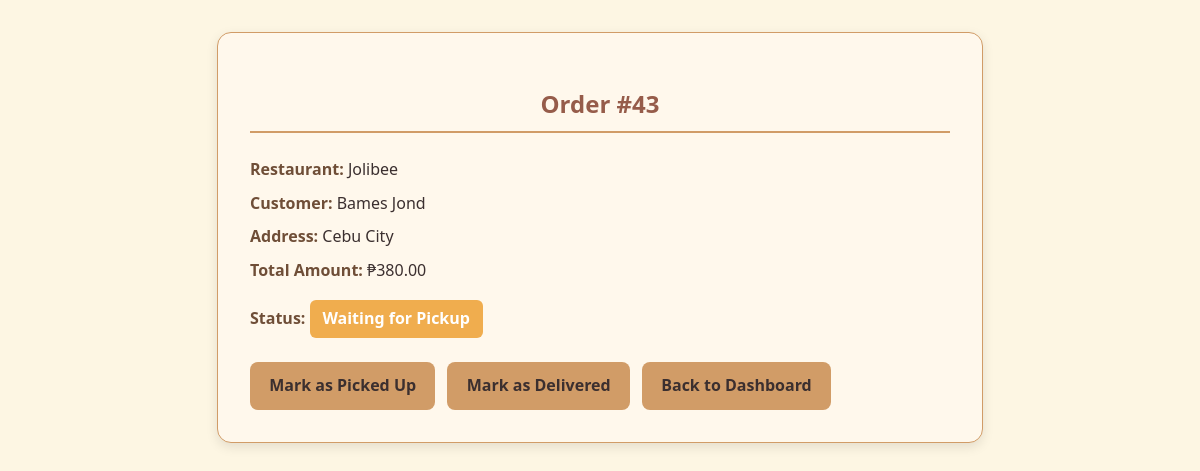
Screenshot of /view_order.php?id=43 (signed in) with the database file from the repository.
### tables this page shows
CREATE TABLE `orderprocess` (
  `OrderID` int(11) NOT NULL,
  `BranchID` int(11) NOT NULL,
  `RiderID` int(11) DEFAULT NULL,
  `CustomerID` int(11) NOT NULL,
  `OrderStatus` int(11) NOT NULL DEFAULT 1,
  `Total Amount` decimal(10,0) NOT NULL,
  `OrderDate` datetime NOT NULL
);

CREATE TABLE `restaurant` (
  `branchID` int(11) NOT NULL,
  `branchaddress` varchar(100) NOT NULL,
  `email` varchar(50) NOT NULL,
  `restaurantname` varchar(50) NOT NULL,
  `contactnum` varchar(15) NOT NULL,
  `manager` varchar(50) NOT NULL,
  `password` varchar(50) NOT NULL,
  `status` tinyint(1) NOT NULL DEFAULT 0
);

CREATE TABLE `customer` (
  `CustomerID` int(11) NOT NULL,
  `username` varchar(50) NOT NULL,
  `fullname` varchar(100) NOT NULL,
  `email` varchar(50) NOT NULL,
  `password` varchar(50) NOT NULL,
  `phone_no` varchar(50) NOT NULL,
  `home_address` varchar(15) NOT NULL,
  `work_address` varchar(100) DEFAULT NULL
);

### view_order.php (the view, shortened to what this page needs)
<?php
$conn = mysqli_connect("localhost", "root", "", "click2eat");
$order_id = intval($_GET['id']);
$sql = "
    SELECT
        o.OrderID,
        o.OrderStatus,
        o.OrderDate,
        o.`Total Amount` AS total_amount,
        r.restaurantname,
        c.fullname,
        c.home_address
    FROM orderprocess o
    JOIN restaurant r ON o.BranchID = r.branchID
    JOIN customer c ON o.CustomerID = c.CustomerID
    WHERE o.OrderID = ?
";
$stmt = mysqli_prepare($conn, $sql);
mysqli_stmt_bind_param($stmt, "i", $order_id);
mysqli_stmt_execute($stmt);
$result = mysqli_stmt_get_result($stmt);
$order = mysqli_fetch_assoc($result);
?>
<!DOCTYPE html>
<html>
<head>
</head>
<body>
  <div class="vieworder-container">
    <h2>Order #<?php echo $order['OrderID']; ?></h2>
    <div class="order-info">
      <p><strong>Restaurant:</strong> <?php echo htmlspecialchars($order['restaurantname']); ?></p>
      <p><strong>Customer:</strong> <?php echo htmlspecialchars($order['fullname']); ?></p>
      <p><strong>Address:</strong> <?php echo htmlspecialchars($order['home_address']); ?></p>
      <p><strong>Total Amount:</strong> ₱<?php echo number_format($order['total_amount'], 2); ?></p>
      <p><strong>Status:</strong>
        <span class="status-badge
          <?php echo $order['OrderStatus']==1?'waiting':($order['OrderStatus']==2?'transit':'delivered'); ?>">
          <?php echo $order['OrderStatus']==1?'Waiting for Pickup':($order['OrderStatus']==2?'In Transit':'Delivered'); ?>
        </span>
      </p>
    </div>
    <a href="mark_picked.php?id=<?php echo $currentOrder['OrderID']; ?>" class="action-btn">
        Mark as Picked Up
    </a>
    <a href="mark_delivered.php?id=<?php echo $order['OrderID']; ?>" class="action-btn">
        Mark as Delivered
    </a>
    <a href="riderview.php" class="action-btn">Back to Dashboard</a>
  </div>
</body>
</html>

### view_order.php (style rules this page uses)
:root { --bg: #fdf6e3; --surface: #fff8ec; --surface-alt: #f2e6d4; --text: #3b2f2f; --accent: #965c4a; --accent-soft: #d19c67; --accent-warm: #6f4e37; }
body { background-color: var(--bg); color: var(--text); font-family: "Segoe UI", sans-serif; line-height: 1.6; margin: 0; padding: 2rem; }
.vieworder-container { max-width: 700px; margin: 0 auto; background-color: var(--surface); padding: 2rem; border-radius: 14px; border: 1px solid var(--accent-soft); box-shadow: 0 4px 12px rgba(0,0,0,0.1); }
.vieworder-container h2 { text-align: center; color: var(--accent); margin-bottom: 1.5rem; border-bottom: 2px solid var(--accent-soft); padding-bottom: 0.5rem; }
.order-info p { margin: 0.5rem 0; font-size: 1rem; color: var(--text); }
.order-info strong { color: var(--accent-warm); }
.status-badge { display: inline-block; padding: 0.4rem 0.8rem; border-radius: 6px; font-weight: bold; background-color: var(--accent-soft); color: var(--text); margin-top: 0.5rem; }
.status-badge.waiting { background-color: #f0ad4e; color: #fff; }
.action-btn { display: inline-block; padding: 0.7rem 1.2rem; margin: 1rem 0.5rem 0 0; text-decoration: none; border-radius: 8px; font-weight: bold; transition: 0.3s; background-color: var(--accent-soft); color: var(--text); }

### rows the page displays
orderprocess: OrderID "43", BranchID.restaurantname "Jolibee", CustomerID.fullname "Bames Jond", CustomerID.home_address "Cebu City", Total Amount "380.00"
